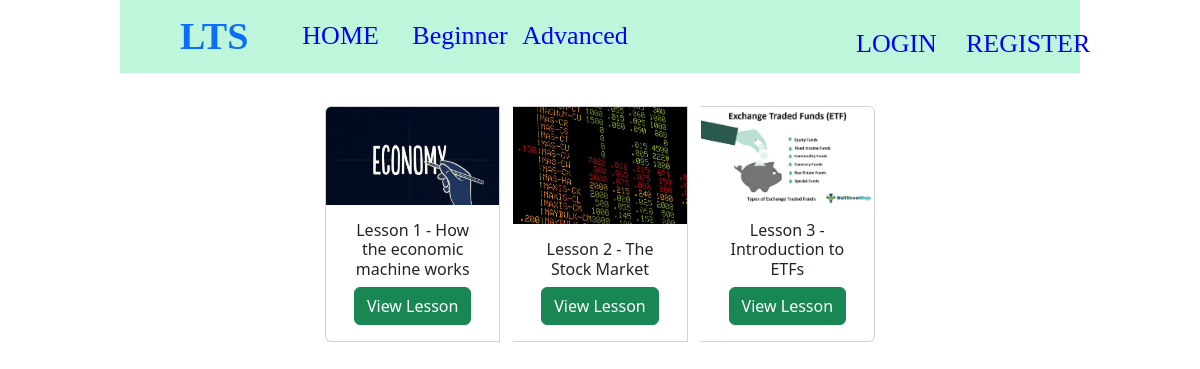
The app's page /beginnerLessons/ with its own data.
### LearnTradingSwiftly/models.py (models this page shows)
class Lesson(models.Model):
	title = models.CharField(max_length=255)
	content = models.TextField(max_length=100000)
	image = models.ImageField(upload_to="cover_images/", null=True, blank=True)
	isAdvanced = models.BooleanField(default=False)

### LearnTradingSwiftly/views.py (the view)
# urls.py: path('beginnerLessons/', beginnerLessons, name="beginnerLessons"),
def beginnerLessons(request):
	queryset = Lesson.objects.filter(~Q(title='logo')).filter(isAdvanced=False).all()
	context = {"lessons": queryset}
	return render(request, "beginnerLessons.html", context=context)

### LearnTradingSwiftly/templates/beginnerLessons.html (shortened to what this page needs)
<!DOCTYPE html>
<html>
<head>
	<link href="https://cdn.jsdelivr.net/npm/bootstrap@5.2.0-beta1/dist/css/bootstrap.min.css" rel="stylesheet">
</head>
<body style="width: 80%; margin: auto">
	<nav class="navbar navbar-expand-lg" style="background-color: rgba(189, 246, 219, 1);">
  <div class="container-fluid">
    <a class="navbar-brand" href="{% url 'index' %}>LTS</a>
    <button class="navbar-toggler" type="button" data-bs-toggle="collapse" data-bs-target="#navbarSupportedContent" aria-controls="navbarSupportedContent" aria-expanded="false" aria-label="Toggle navigation">
    <div class="collapse navbar-collapse" id="navbarSupportedContent">
      <ul class="navbar-nav me-auto mb-2 mb-lg-0">
        <li class="nav-item">
          <a class="lts" href="{% url 'index' %}">LTS</a>
        </li>
        <li class="nav-item">
          <a class="nav-link" href="{% url 'index' %}">HOME</a>
        </li>
        <li class="nav-item">
          <a class="nav-link" href="{% url 'beginnerLessons' %}">Beginner</a>
        </li>
        <li class="nav-item">
          <a class="nav-link" href="{% url 'advancedLessons' %}">Advanced</a>
        </li>
      </ul>
      <div>
            <ul class="navbar-nav me-auto mb-2 mb-lg-0">
            	<li class="nav-item login" style="float: right;">
          			<a class="nav-link" href="{% url 'login' %}">LOGIN</a>
        		</li>
        		<li class="nav-item register" style="float: right;">
          			<a class="nav-link" href="{% url 'register' %}">REGISTER</a>
        		</li>
			</ul>
      </div>
    </div>
  </div>
</nav>
<div class="center">
  	<div class="card-group">
	{% for lesson in lessons %}
      		<div class="card text-center" style="width: 18rem; margin-bottom: 20px">
  				<img src="{{MEDIA_URL}}{{lesson.image.url}}" class="card-img-top" alt="..." style="width: 100%; height: 80%">
  					<div class="card-body" style="align-content: center;">
    					<h6 class="card-title" style="">{{lesson.title}}</h6>
    					<a href="{% url 'lesson' index=lesson.id %}" class="btn btn-success view" >View Lesson</a>
  					</div>
			</div>
	{% endfor %}
	</div>
</div>
</body>
</html>

### LearnTradingSwiftly/templates/beginnerLessons.html (style rules this page uses)
.nav-link { color: blue; font-size: 26px; background-color: rgba(189, 246, 219, 1); border-radius: 10%; border: 0px; width: 100px; height: 30px; font-family: Lexend Peta, serif, sans-serif; margin-right: 10px; display: inline-block; }
.lts { font-size: 38px; font-weight: bold; font-family: "Lexend Peta", serif, sans-serif; text-decoration: none; margin-right: 30px; float: left; }
.center { margin: auto; width: 60%; padding-top: 20px; font-size: 22px; text-align: center; }
.card { margin: 13px; }

### records on screen
Lesson: image (picture), title "Lesson 1 - How the economic machine works"
Lesson: image (picture), title "Lesson 2 - The Stock Market"
Lesson: image (picture), title "Lesson 3 - Introduction to ETFs"
